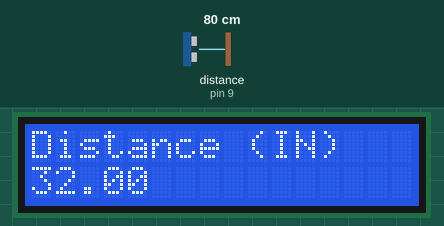
Recording of a sketch running on a simulated Arduino Uno, built with avr-gcc and run on an emulated ATmega328P. On the bench: 16×2 character LCD. Inputs (shaded band) come from the test bench; at power-on: distance to the obstacle (sensor on pin 9) 80 cm. The echo pulse lasts 58.3 µs per cm; what the sketch prints to the serial monitor is not drawn.

Above: at 1.6 s.
1.7 s: distance to the obstacle (sensor on pin 9) set to 2 cm
At 2.5 s:
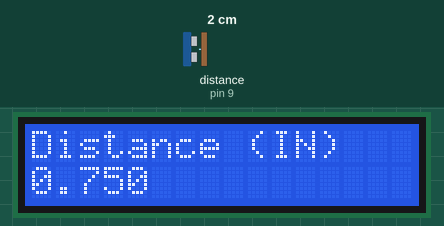
3.5 s: distance to the obstacle (sensor on pin 9) set to 4 cm
At 5.2 s:
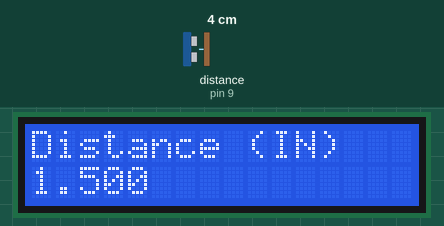
5.5 s: distance to the obstacle (sensor on pin 9) set to 9 cm
At 7.1 s:
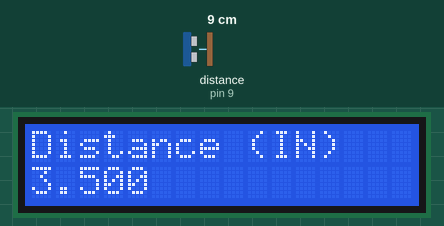
Timing chart, 0 to 8.6 s (numbered marks = the images above; inputs shaded):
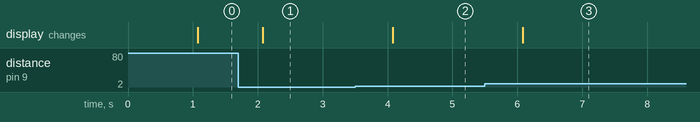

Measured:
- after the input at 1.7 s, the display: changes after 0.37 s (image 1)
- after the input at 3.5 s, the display: changes after 0.58 s (image 2)
- after the input at 5.5 s, the display: changes after 0.58 s (image 3)

The sketch:

USS.ino
```cpp
#include <NewPing.h>
#include <LiquidCrystal.h>

LiquidCrystal lcd(12, 11, 5, 4, 3, 2);

#define TRIGGER_PIN  8
#define ECHO_PIN     9
#define MAX_DISTANCE 200
int Start=0;
float LastDistance=0;
float CurrentDistance=0;

NewPing sonar(TRIGGER_PIN, ECHO_PIN, MAX_DISTANCE);

void setup() {
pinMode (13,INPUT);
//float uS = sonar.ping();
//LastDistance=(round(uS/US_ROUNDTRIP_IN*4)/4.0);
//CurrentDistance=(round(uS/US_ROUNDTRIP_IN*4)/4.0);

  Serial.begin(9600);

  // set up the LCD's number of columns and rows:
   lcd.begin(16, 2);
   // Print a message to the LCD.
   lcd.print("Distance (IN)");
}

void loop() {
  delay(1000);
  float uS = sonar.ping();
  Serial.print("Ping: ");
  Serial.print(uS / US_ROUNDTRIP_IN);
  Serial.println("in");
  lcd.setCursor(0, 1);
 // CurrentDistance=(round(uS/US_ROUNDTRIP_IN*4)/4.0);
  lcd.print(round(uS/US_ROUNDTRIP_IN*4)/4.0);
/* if(Start==1){
    lcd.print(LastDistance-CurrentDistance);
    //delay(5000);
  }
  else{
    if(LastDistance-CurrentDistance>0.5){
      Start=1;
    }
    else{
      LastDistance=CurrentDistance;
    }
  }

  if(digitalRead(13)==HIGH){
    Start=0;
  }*/
}
```
